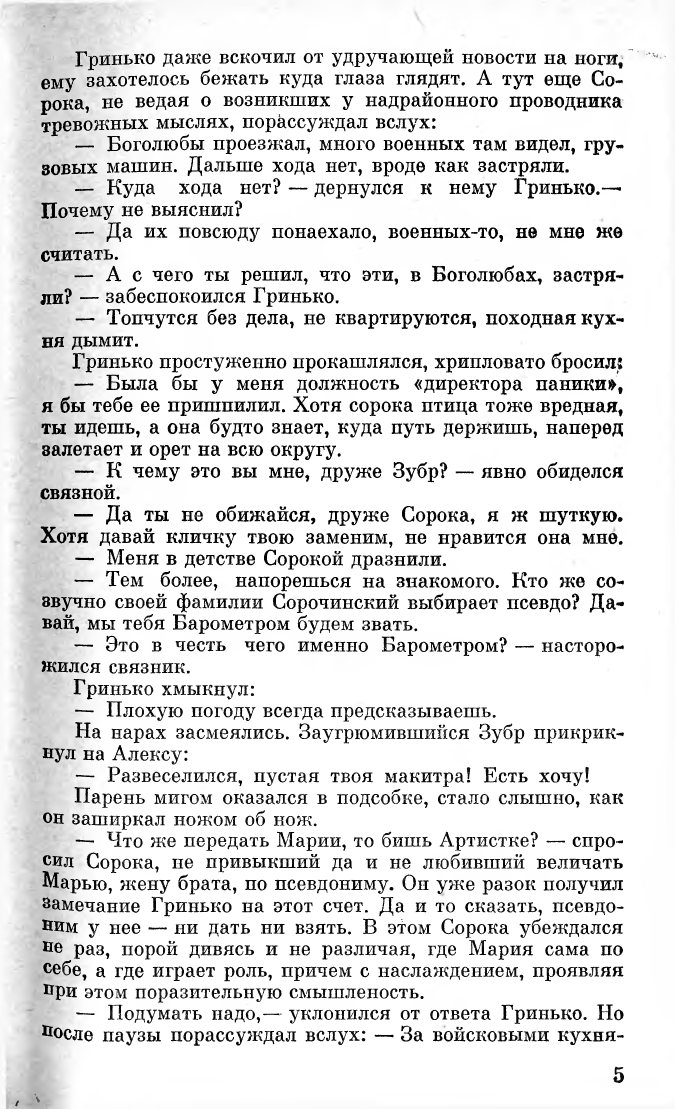
#> input picture crop_letters/book_page_test_dark.png, 2700 x 4434 px (shown at 1/4 size)
$ jupyter execute --allow-errors 'crop letters test.ipynb'   (shell and % lines are left out)
#> lines starting #> are read from the running program, lines starting #| are printed output that depends on the picture; after the words box and inside, x2 and y2 are one past the last pixel; in counts of white or black regions, pixels touching at a corner belong together
### crop_letters/crop_letters.py
import cv2
import numpy as np
#import matplotlib.pyplot as plt


def cut_lines(bi: np.ndarray):
    bi_erode = cv2.erode(bi, np.ones((1, 7), np.uint8), iterations=1)

    # Init 'scanline'
    line_h = 3
    line_w = bi.shape[1]

    begin = []
    end = []
    line_he = []

    # Mark top and bottom of each line
    for y in range(bi.shape[0] - line_h):
        line = bi_erode[y:y+line_h, :]
        cnt = np.sum(line.flatten() == 0)*100/(line_w*line_h)


        if len(begin) == len(end) and cnt > 15.0:
            begin.append(y)
        elif len(begin) > len(end) and cnt < 10.0:
            end.append(y + line_h)
            line_he.append(y + line_h - begin[len(begin) - 1])

    line_he = np.array(line_he).mean()
    if len(begin) > len(end):
        begin = begin[:-1]

    # Mark top and bottom of the page
    top = np.array(np.append([max(0, begin[0] - line_he)], end), dtype=int)
    bottom = np.array(np.append(begin, [min(bi.shape[0]-1, end[len(end)-1] + line_he)]), dtype=int)

    # Cut lines with margin
    lines = []

    for i in range(len(top)-1):
        lines.append(bi[max(0, top[i]-line_h):min(bi.shape[0]-1, bottom[i+1]+line_h), :])

    return lines

def cut_words(bi_line: np.ndarray):
    bi_erode = cv2.erode(bi_line, np.ones((9, 7), np.uint8), iterations=1)

    # Init 'scanline'
    scan_h = bi_line.shape[0]
    scan_w = 5

    begin = []
    end = []
    space_w = []

    # Mark right and left of each line
    space_len = 0
    for x in range(bi_line.shape[1] - scan_w):
        col = bi_erode[:, x:x+scan_w]
        cnt = np.sum(col.flatten() == 0)*100/(scan_h*scan_w)
        space_len += 1
            #print(cnt)


        if len(begin) == len(end) and cnt >= 10.0:
            begin.append(x)
            if len(begin):
                space_w.append(space_len)
        else:
            #print(cnt)
            if len(begin) > len(end) and cnt <= 5.0:
                end.append(x + scan_w)
                space_len = 0

    if not len(space_w) or not len(begin) or not len(end):
        return []
    space_w = int(np.array(space_w).mean())

    if len(begin) > len(end):
        begin = begin[:-1]

    # Mark top and bottom of the page
    left = [max(0, begin[0] - space_w)]
    right = [max(0, begin[0] - space_w)]
    k = 0
    for i in range(len(begin)):
        if i == 0 or begin[i] - right[k] >= space_w/3:
            left.append(begin[i])
            right.append(end[i])
            k += 1
        else:
            right[k] = end[i]

    left.append(min(bi_line.shape[1]-1, end[-1] + space_w))
    right.append(min(bi_line.shape[1]-1, end[-1] + space_w))
    left = np.array(left, dtype=int)
    right = np.array(right, dtype=int)


    #left = np.array(np.append([max(0, begin[0] - space_w)], end), dtype=int)
    #right = np.array(np.append(begin, [min(bi_line.shape[1]-1, end[-1] + space_w)]), dtype=int)

    # Cut lines with margin
    words = []
    blank = np.full((scan_h, space_w), 255, dtype=np.uint8)

    for i in range(len(right)-2):
        words.append(np.hstack((blank, bi_line[:, left[i+1]:right[i+1]], blank)).T)

    return words

def intersecting(rect1, rect2): # rect1 левее rect2
    (x1, y1, w1, h1) = rect1
    (x2, y2, w2, h2) = rect2
    if x1 + w1 <= x2 or x1 >= x2 + w2:
        return False
    if y1 + h1 <= y2 or y1 >= y2 + h2:
        return False
    return True

# [17 lines left out: function intersect, not called in this run]

def contour_letters(img_binary):

    # Detect letters' contours
    img_erode = cv2.erode(img_binary, np.ones((7, 1), np.uint8), iterations=1)
    contours, hi = cv2.findContours(cv2.bitwise_not(img_erode), cv2.RETR_EXTERNAL, cv2.CHAIN_APPROX_SIMPLE)

    # Get rectangles
    rectangles = []
    for i, contour in enumerate(contours):
            (x, y, w, h) = cv2.boundingRect(contour)
            if x == 0 or y == 0 or y+h == img_binary.shape[0] or x+w == img_binary.shape[1]:
                continue
            rectangles.append((x, y, w, h))

    rectangles = np.array(rectangles, dtype=[('x', '<i4'), ('y', '<i4'), ('w', '<i4'), ('h', '<i4')])
    ids = np.argsort(rectangles, order=('x', 'w', 'y', 'h'))
    rectangles = rectangles[ids]

    if rectangles.shape[0] == 0:
        return rectangles

    # Join intersecting rectangles
    letters = []
    prev = rectangles[0]
    for i, rec in enumerate(rectangles[1:], start=1):
        if intersecting(prev, rec):
            prev = intersect(prev, rec)
        else:
            letters.append(prev)
            prev = rec
    letters.append(prev)

    # Filter rectangles
    mid = [letters[i][1] + letters[i][3]/2 for i in range(len(letters))]
    mean = np.mean(mid)

    result = []
    for letter in np.array(letters, dtype=[('x', '<i4'), ('y', '<i4'), ('w', '<i4'), ('h', '<i4')]):
        (x, y, w, h) = letter
        if y > mean or y + h < mean:
            continue
        result.append(letter)

    return np.array(result, dtype=[('x', '<i4'), ('y', '<i4'), ('w', '<i4'), ('h', '<i4')])

def binary(image):
    if type(image) is str:
        img = cv2.imread(image)
        gray = cv2.cvtColor(img, cv2.COLOR_BGR2GRAY)
    elif type(image) is np.ndarray:
        img = cv2.cvtColor(image, cv2.COLOR_GRAY2BGR)
        gray = image
    else:
        print("WRONG TYPE")
        return None, None

    gray = cv2.GaussianBlur(gray, (3, 3), 0)
    ret, thresh = cv2.threshold(gray, 0, 255, cv2.THRESH_BINARY + cv2.THRESH_OTSU)
    return img, thresh

'''def contour_letters_draw(image):
    img, bi = binary(image)
    rectangles = contour_letters(bi)

    contoured = img.copy()


    rectangles = contour_letters(bi)
    for rec in rectangles:
        (x, y, w, h) = rec
        cv2.rectangle(contoured, (x, y), (x + w, y + h), (170, 0, 0), h//100 + 2)

    plt.imshow(contoured)'''


def letter_28x28(letter_cut):
    (h, w) = letter_cut.shape
    ln = max(w, h)
    letter_sq = 255 * np.ones(shape=(ln, ln), dtype=np.uint8)

    if w < h:
        letter_sq[:, ln//2 - w//2 : ln//2 + (w+1)//2] = letter_cut
    if w > h:
        letter_sq[ln//2 - h//2 : ln//2 + (h+1)//2, :] = letter_cut
    if w == h:
        letter_sq = letter_cut

    return cv2.resize(letter_sq, (28, 28))


def contour_letters_cut_28x28(image):
    _, bi = binary(image)

    letters = []

    # Cut the image into lines
    lines = cut_lines(bi)
    for line in lines:

        # Cut the line into words
        words = cut_words(line)
        for word in words:
            word = word.T
            letters_now = []
            positions = []
            # Contour letters
            rectangles = contour_letters(word)

            for rec in rectangles:
                # Resize the letter to recognition-friendly format
                (x, y, w, h) = rec
                letter = letter_28x28(word[y:y+h, x:x+w])

                # Run recognition
                letter = letter #TODO

                positions.append((x, y))
                letters_now.append(np.array(letter, dtype=float))

            pos = np.array(positions, dtype=[('x', '<i4'), ('y', '<i4')])
            ids = np.argsort(pos, order=('x', 'y'))
            letters.append(np.array(letters_now, dtype=np.ndarray)[ids])

    return np.array(letters, dtype=np.ndarray)

### crop_letters/crop letters test.ipynb
[cell 1]
import cv2
import numpy as np
import matplotlib.pyplot as plt

#> (a cell that did not finish here is left out)

[cell 3]
img = cv2.imread("book_page_test_dark.png")
#> img is the input picture: shape (4434, 2700, 3); min 0, max 255, mean 223.6
coeff = 5000/img.shape[0]
#> coeff = 1.13
if coeff < 1:
    img = cv2.resize(img, (int(img.shape[1]*coeff), int(img.shape[0]*coeff)), cv2.INTER_AREA)
else:
    img = cv2.resize(img, (int(img.shape[1]*coeff), int(img.shape[0]*coeff)), cv2.INTER_LINEAR)
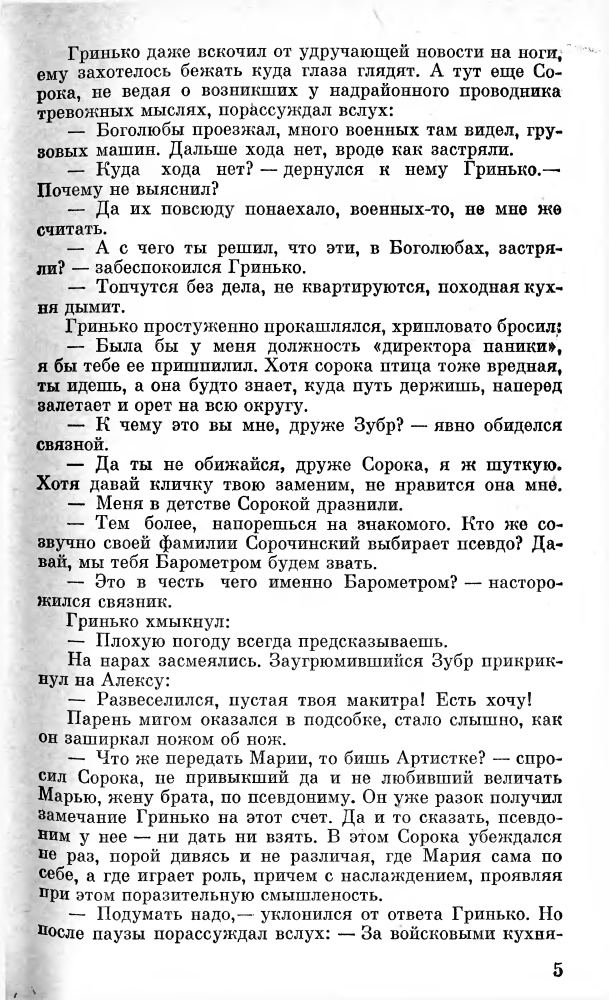
#> img: shape (5000, 3044, 3) (shown at 1/5 size); min 0, max 255, mean 223.6
img = img[890:1010, :]
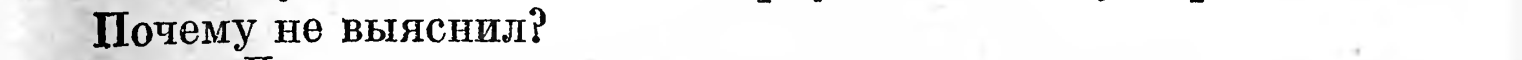
#> img: shape (120, 3044, 3) (shown at 1/2 size); min 0, max 255, mean 237.2
gray = cv2.cvtColor(img, cv2.COLOR_BGR2GRAY)

plt.figure(figsize=(20, 20))
plt.imshow(binary(gray)[1], cmap='gray')
#> in binary, `ret, thresh = cv2.threshold(gray, 0, 255, cv2.THRESH_BINARY + cv2.THRE..`:
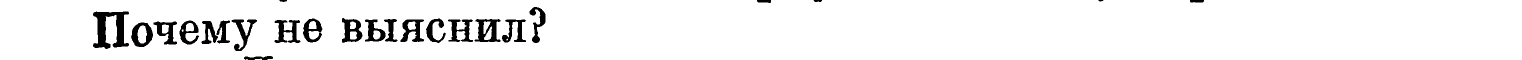
#> thresh: shape (120, 3044) (shown at 1/2 size); 94.6% white; 24 black regions, largest, box (x1, y1, x2, y2) and area: (186, 23, 258, 98) 2804, (949, 38, 1001, 84) 1309, (549, 40, 601, 86) 1168
#> in binary, `ret, thresh = cv2.threshold(gray, 0, 255, cv2.THRESH_BINARY + cv2.THRE..`: ret = 139

[cell 4]
lines = cut_lines(binary(gray)[1])
#> in cut_lines, `bi_erode = cv2.erode(bi, np.ones((1, 7), np.uint8), iterations=1)`:
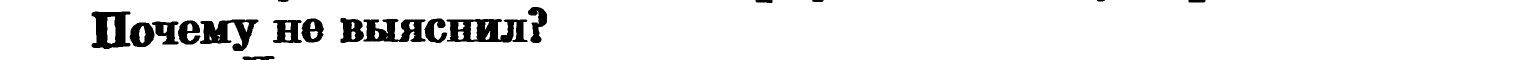
#> bi_erode: shape (120, 3044) (shown at 1/2 size); 92.1% white; 18 black regions, largest, box (x1, y1, x2, y2) and area: (893, 38, 1055, 85) 5015, (400, 39, 517, 102) 3733, (727, 38, 851, 84) 3694
#> the loop in cut_lines, `for y in range(bi.shape[0] - line_h):` made 117 passes
#> cnt on passes 1 to 12: 4.07, 3.7, 3.01, 1.83, 0.799, 0.11, 0, 0, 0, 0, 0, 0
#> after the loop in cut_lines, `for y in range(bi.shape[0] - line_h):`: begin = [39]; end = [87]; line_he = [48]
#> in cut_lines, `line_he = np.array(line_he).mean()`: line_he = 48
#> in cut_lines, `top = np.array(np.append([max(0, begin[0] - line_he)], end), dtype=int)`: top = [0, 87]
#> in cut_lines, `bottom = np.array(np.append(begin, [min(bi.shape[0]-1, end[len(end)-1]..`: bottom = [39, 119]
#> the loop in cut_lines, `for i in range(len(top)-1):` made 1 pass
#> after the loop in cut_lines, `for i in range(len(top)-1):`: lines = 1 item
#> lines = 1 item

max_words = 20

plt.figure(figsize=(30, 30))

#> (the rest of this cell did not finish here and is left out)

[cell 5]
words = contour_letters_cut_28x28(gray)
#> the loop in cut_lines (call 2), `for y in range(bi.shape[0] - line_h):` made 117 passes
#> the loop in cut_lines (call 2), `for i in range(len(top)-1):` made 1 pass
#> the loop in contour_letters_cut_28x28, `for line in lines:` made 1 pass
#> (scan_h in cut_words, scan_w in cut_words, left in cut_words, right in cut_words) on pass 1: (119, 5, [75, 181, 1204], [75, 1098, 1204])
#> pass 1, in contour_letters, `img_erode = cv2.erode(img_binary, np.ones((7, 1), np.uint8), iteration..`:
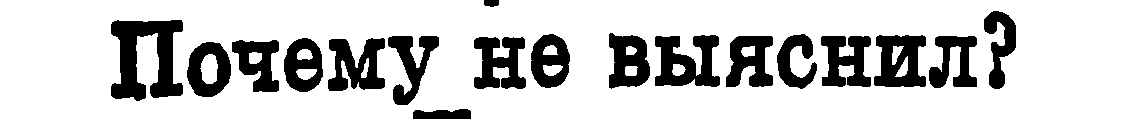
#> img_erode: shape (119, 1129); 79.3% white; 18 black regions, largest, box (x1, y1, x2, y2) and area: (111, 20, 183, 101) 3490, (655, 35, 720, 87) 2156, (874, 35, 926, 87) 1901
#> pass 1, in letter_28x28 (call 7), `letter_sq = letter_cut`:
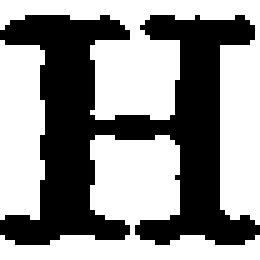
#> letter_sq: shape (52, 52) (shown 5 times larger); 56.8% white; 1 black region, box (x1, y1, x2, y2) and area: (0, 3, 52, 49) 1168
#> pass 1, in letter_28x28 (call 14), `letter_sq = letter_cut`:
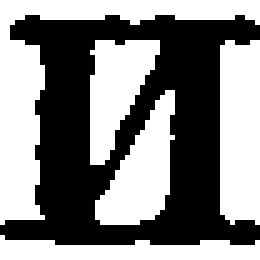
#> letter_sq: shape (52, 52) (shown 5 times larger); 51.6% white; 1 black region, box (x1, y1, x2, y2) and area: (0, 3, 52, 49) 1309
#> after the loop in contour_letters_cut_28x28, `for line in lines:`:
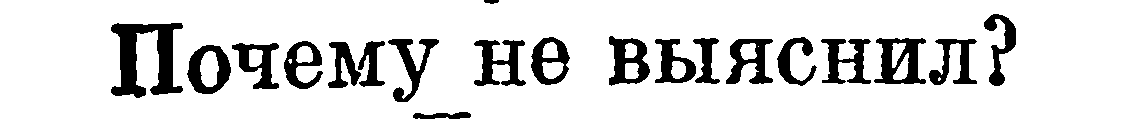
#> word: shape (119, 1129); 85.6% white; 20 black regions, largest, box (x1, y1, x2, y2) and area: (111, 23, 183, 98) 2804, (874, 38, 926, 84) 1309, (474, 40, 526, 86) 1168

[cell 6]
h = words.shape[0]
#> h = 1
w = np.max([words[i].shape[0] for i in range(h)])
#> w = 16

plt.figure(figsize=(20, 20))

for i, word in enumerate(words):
    for j in range(word.shape[0]):
        letter = word[j]
        plt.subplot(h, w, i*w + j+1)
        plt.imshow(np.array(letter, dtype='float'), cmap='gray')
#> this loop made 1 pass
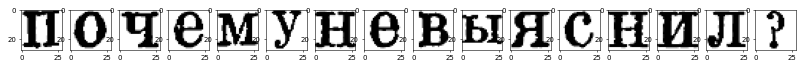
#> figure drawn by matplotlib, 16 panels

$ run again, with crop_letters/book_page_fih.png copied over crop_letters/book_page_test_dark.png
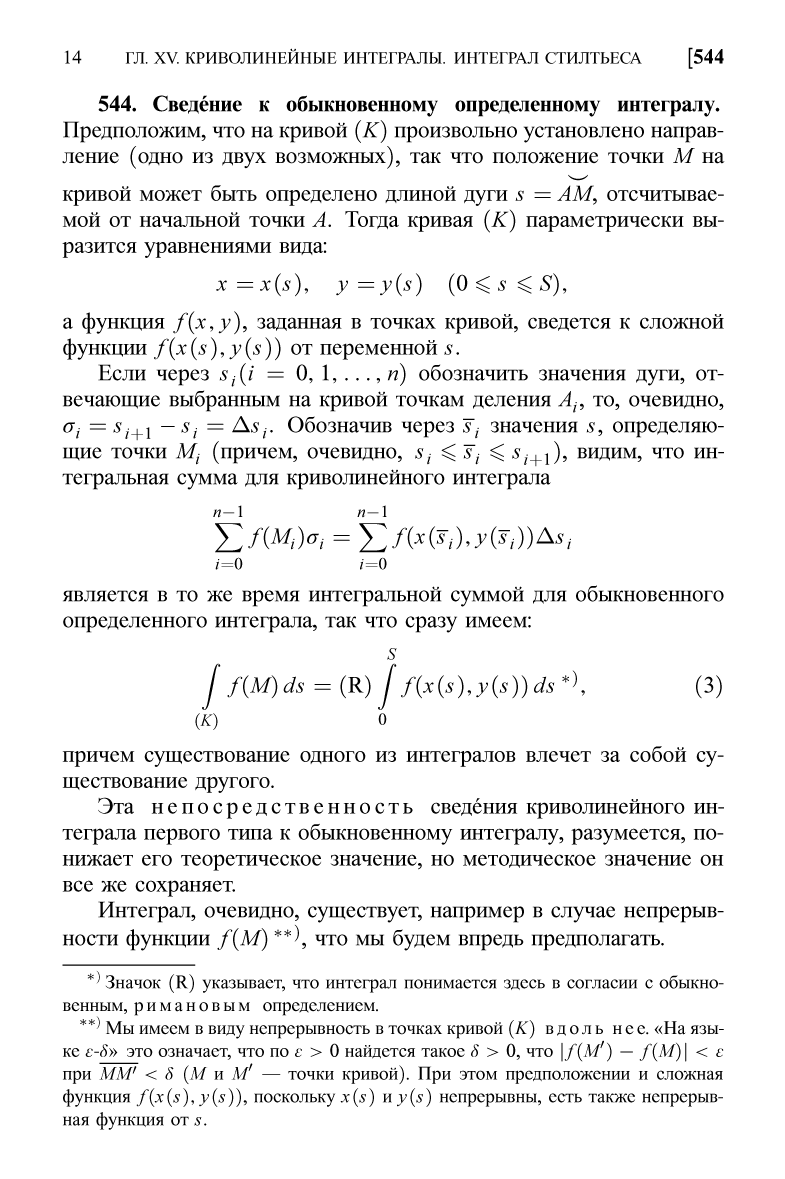
#> input picture crop_letters/book_page_fih.png, 3137 x 4716 px (shown at 1/4 size)
#> img is the input picture: shape (4716, 3137, 3); 93.3% white; 1620 black regions, largest, box (x1, y1, x2, y2) and area: (250, 3858, 781, 3863) 2655, (860, 2093, 971, 2209) 2502, (1437, 2093, 1548, 2209) 2502
#> thresh: shape (120, 3325); 88.8% white; 53 black regions, largest, box (x1, y1, x2, y2) and area: (2524, 26, 2613, 93) 1788, (735, 26, 826, 73) 1580, (2084, 8, 2155, 72) 1217
#> ret = 142
#> the loop in cut_lines, `for y in range(bi.shape[0] - line_h):` made 117 passes
#> cnt on passes 1 to 8: 0.632, 0.632, 0.632, 0.642, 1.25, 1.95, 3.21, 3.77
#> after the loop in cut_lines, `for y in range(bi.shape[0] - line_h):`: begin = [25]; end = [75]; line_he = [50]
#> in cut_lines, `line_he = np.array(line_he).mean()`: line_he = 50
#> top = [0, 75]
#> bottom = [25, 119]
#> the loop in cut_lines, `for i in range(len(top)-1):` made 1 pass
#> after the loop in cut_lines, `for i in range(len(top)-1):`: lines = 1 item
#> the loop in cut_lines (call 2), `for y in range(bi.shape[0] - line_h):` made 117 passes
#> the loop in cut_lines (call 2), `for i in range(len(top)-1):` made 1 pass
#> the loop in contour_letters_cut_28x28, `for line in lines:` made 1 pass
#> (scan_h in cut_words, scan_w in cut_words, left in cut_words, right in cut_words) on pass 1: (119, 5, [207], [207])
#> pass 1, in contour_letters (call 4), `img_erode = cv2.erode(img_binary, np.ones((7, 1), np.uint8), iteration..`:
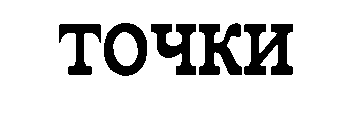
#> img_erode: shape (119, 354); 85.2% white; 5 black regions, box (x1, y1, x2, y2) and area: (244, 24, 293, 75) 1561, (199, 23, 242, 75) 1327, (151, 24, 196, 75) 1199, (104, 23, 147, 76) 1196, (59, 24, 101, 75) 937
#> after the loop in contour_letters_cut_28x28, `for line in lines:`:
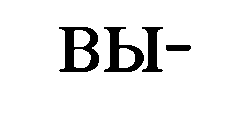
#> word: shape (119, 251); 92.3% white; 4 black regions, box (x1, y1, x2, y2) and area: (59, 27, 99, 72) 918, (104, 27, 144, 72) 761, (142, 27, 163, 72) 480, (166, 45, 191, 51) 145
#> after the loop in contour_letters_cut_28x28, `for line in lines:`: letters = 10 items
#> `w = np.max([words[i].shape[0] for i in range(h)])`: w = 12
#> the loop `for i, word in enumerate(words):` made 10 passes
